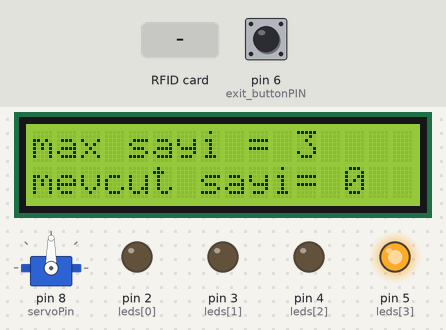
Simulated run of this sketch. Board: Arduino Uno, built with avr-gcc and run on an emulated ATmega328P. Parts: 16×2 character LCD, servo, output pins drawn as LEDs (lit = HIGH). The test bench sets the inputs (shaded band); at power-on: pin 6 (exit_buttonPIN) HIGH. Pins used as bus, display or sensor lines are not drawn; what the sketch prints to the serial monitor is not drawn.

Above: at 1.8 s.
1.9 s: RFID card 5E 7A 19 C4 held to the reader
At 3.0 s:
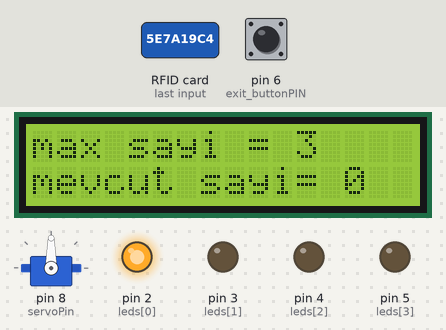
4.9 s: pin 6 (exit_buttonPIN) pulled LOW for 0.15 s
At 6.4 s:
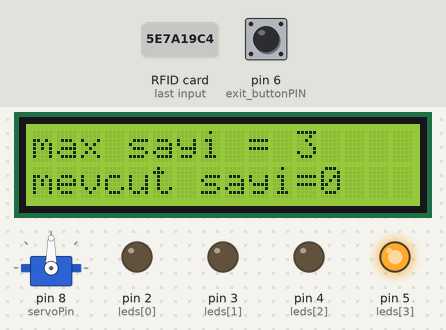
Timing chart, 0 to 7.9 s (numbered marks = the images above; inputs shaded):
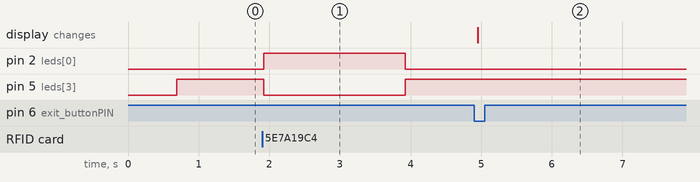

Measured:
- after the input at 1.9 s, pin 2 (leds[0]): LOW → HIGH at once, → LOW 2.0 s later; pin 5 (leds[3]): HIGH → LOW at once, → HIGH 2.0 s later
- after the input at 4.9 s, the display: changes after 0.05 s (image 2)

The sketch:

Part_1.ino
```cpp
//Mohammad MUTTAQI - 17050241030
//Summer project-1
//Smart door

#include <FaBoLCD_PCF8574.h>
#include <Wire.h>
#include <MFRC522.h>
#include <Servo.h>
#include <SPI.h>

int RST_PIN = 9;                          //defining the reset pin for the RC522 module.
int SS_PIN = 10;                          //defining the chip select pin for the RC522 module.
int servoPin = 8;                         //defining the Servo motor pin.
int leds[]={2,3,4,5};                     //our LEDs.
int exit_buttonPIN = 6;                   //the exit button.

FaBoLCD_PCF8574 lcd;
Servo motor;                              //Creating a variable fot the Servo motor.
MFRC522 rfid(SS_PIN, RST_PIN);            //setting up the RC522 module.

//Defining the ID number of the authorized cards.
byte ID1[4] = {244, 110, 154, 42};
byte ID2[4] = {192, 174, 198, 50};
byte ID3[4] = {233, 229, 102, 194};
byte ID4[4] = {217, 190, 211, 162};

int max_p = 3;                            // maximum number of people allowed
int people = 0;                           // number of people inside
int exit_buttonState = 0;                 // current state of the exit button
int exit_lastButtonState = 0;             // previous state of the exit button

void setup() {

  lcd.begin(16,2);
  lcd.setCursor(0,0);
  lcd.print("max sayi = ");
  lcd.print(max_p);
  lcd.setCursor(0,1);
  lcd.print("mevcut sayi= ");
  lcd.print(people);
  delay(500);

  motor.attach(servoPin);
  Serial.begin(9600);
  SPI.begin();
  rfid.PCD_Init();

  pinMode (exit_buttonPIN, INPUT_PULLUP);
  for (int i=0; i<4; i++){
    pinMode(leds[i], OUTPUT);
    }
}

void loop() {

  checkDown();

  if (people>= max_p){
    digitalWrite (5, LOW);
    digitalWrite (4, HIGH);
  }
  else {
    digitalWrite (4, LOW);
    digitalWrite(5, HIGH);
  }

  if ( ! rfid.PICC_IsNewCardPresent())    // waiting for the new card to be scanned.
    return;

  if ( ! rfid.PICC_ReadCardSerial())      // waiting if the card is not scanned.
    return;


    if ((rfid.uid.uidByte[0] == ID1[0] &&     // comparing the scanned card with the ID1 variable.
    rfid.uid.uidByte[1] == ID1[1] &&
    rfid.uid.uidByte[2] == ID1[2] &&
    rfid.uid.uidByte[3] == ID1[3])||
    (rfid.uid.uidByte[0] == ID2[0] &&         // comparing the scanned card with the ID2 variable.
    rfid.uid.uidByte[1] == ID2[1] &&
    rfid.uid.uidByte[2] == ID2[2] &&
    rfid.uid.uidByte[3] == ID2[3]) ||
    (rfid.uid.uidByte[0] == ID3[0] &&        // comparing the scanned card with the ID3 variable.
    rfid.uid.uidByte[1] == ID3[1] &&
    rfid.uid.uidByte[2] == ID3[2] &&
    rfid.uid.uidByte[3] == ID3[3]) ||
    (rfid.uid.uidByte[0] == ID4[0] &&       // comparing the scanned card with the ID4 variable.
    rfid.uid.uidByte[1] == ID4[1] &&
    rfid.uid.uidByte[2] == ID4[2] &&
    rfid.uid.uidByte[3] == ID4[3])) {

        if (people < max_p){
        digitalWrite(5, LOW);
        digitalWrite(3, HIGH);
        Serial.println("Door has opened");
        print_on_screen();
        motor.write(180);
        delay(2000);
        digitalWrite(3, LOW);
        motor.write(0);
        delay(1000);

        people++;
        lcd.clear();
        lcd.setCursor(0,0);
        lcd.print("max sayi = ");
        lcd.print(max_p);

        lcd.setCursor(0,1);
        lcd.print("mevcut sayi=");
        lcd.print(people);
        }
        else {                          // works in case we reach the maximum number.
        lcd.clear();
        lcd.setCursor(0,0);
        lcd.print("-max sayi dolu-");

        lcd.setCursor(0,1);
        lcd.print("max sayi = ");
        lcd.print(max_p);
        }
          }
    else{                                 // works in case of an unauthorized attempt.
      Serial.println("Unauthorized Card");
      print_on_screen();
      digitalWrite(5, LOW);
      digitalWrite(2, HIGH);
      delay(2000);
      digitalWrite(2, LOW);
    }


  rfid.PICC_HaltA();
}

void print_on_screen()
{
  Serial.print("ID number: ");
  for(int j = 0; j < 4; j++){
    Serial.print(rfid.uid.uidByte[j]);
    Serial.print(" ");
  }
  Serial.println("");
}


void checkDown(){

  exit_buttonState = digitalRead(exit_buttonPIN);

  if (exit_buttonState != exit_lastButtonState){
    if (exit_buttonState == LOW){

        people --;
        if (people < 0){
          people = 0;
        }
        lcd.clear();
        lcd.setCursor(0,0);
        lcd.print("max sayi = ");
        lcd.print(max_p);

        lcd.setCursor(0,1);
        lcd.print("mevcut sayi=");
        lcd.print(people);

    }
    delay(50);
  }
  exit_lastButtonState = exit_buttonState;
}
```
